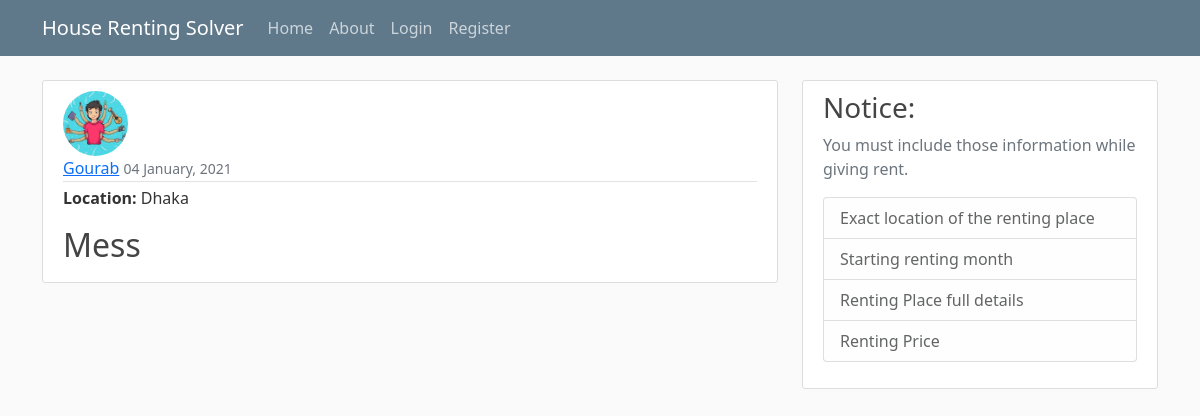
Screenshot of /post/3/ with the database file from the repository.
### blog/models.py (models this page shows, shortened)
class Post(models.Model):
    location = models.CharField(max_length = 100)
    content = models.TextField()
    date_posted = models.DateTimeField(default = timezone.now)
    owner = models.ForeignKey(User, on_delete= models.CASCADE)

### users/models.py (models this page shows, shortened)
class Profile(models.Model):
    user = models.OneToOneField(User, on_delete = models.CASCADE)
    image = models.ImageField(default='default.jpg', upload_to='profile_pics')

### blog/views.py (the view)
# urls.py: path('post/<int:pk>/', PostDetailView.as_view(), name='post-detail'),
class PostDetailView(DetailView):
    model = Post

### blog/templates/blog/post_detail.html (shortened to what this page needs)
{% extends "blog/base.html" %}
{% block content %}
   <article class="media content-section">
     <img class="rounded-circle article-img" src="{{ object.owner.profile.image.url}}" >
     <div class="media-body">
       <div class="article-metadata">
             <a class="mr-2" href="{% url 'user-posts' object.owner.username %}">{{ object.owner}}</a>
             <small class="text-muted">{{ object.date_posted | date:"d F, Y" }}</small>
           </div>
           <p class="article-content"><b>Location: </b>{{ post.location }}</p>
           <h2 class="article-content" >{{ object.content }}</h2>
         </div>
       </article>
{% endblock content %}

### blog/static/blog/main.css (style rules this page uses)
body { background: #fafafa; color: #333333; margin-top: 5rem; }
h1, h2, h3, h4, h5, h6 { color: #444444; }
.content-section { background: #ffffff; padding: 10px 20px; border: 1px solid #dddddd; border-radius: 3px; margin-bottom: 20px; }
.article-content { white-space: pre-line; }
.article-img { height: 65px; width: 65px; margin-right: 16px; }
.article-metadata { padding-bottom: 1px; margin-bottom: 4px; border-bottom: 1px solid #e3e3e3 }

### rows the page displays
Post: owner.profile.image (picture), owner "Gourab", date_posted "04 January, 2021", location "Dhaka", content "Mess"
